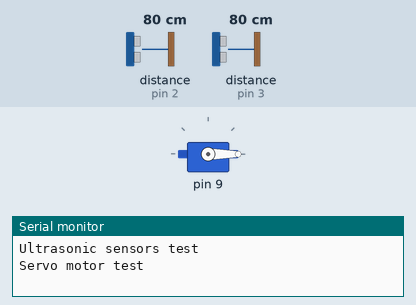
This program was run on a simulated Arduino Uno, built with avr-gcc and run on an emulated ATmega328P. On the bench: servo, the last lines printed to the serial monitor. Inputs (shaded band) come from the test bench; at power-on: distance to the obstacle (sensors on pin 2, pin 3) 80 cm. The echo pulse lasts 58.3 µs per cm.

Above: at 1.2 s.
1.3 s: distance to the obstacle (sensor on pin 2) set to 16 cm
2.8 s: distance to the obstacle (sensor on pin 2) set to 12 cm
At 3.34 s:
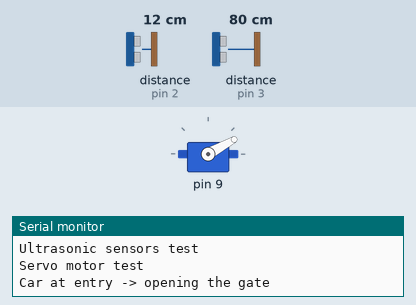
At 5.5 s:
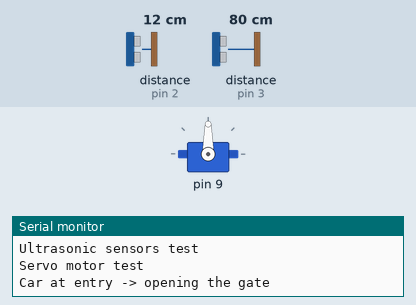
7.4 s: distance to the obstacle (sensor on pin 3) set to 12 cm
9.6 s: distance to the obstacle (sensor on pin 3) set to 16 cm
At 11.13 s:
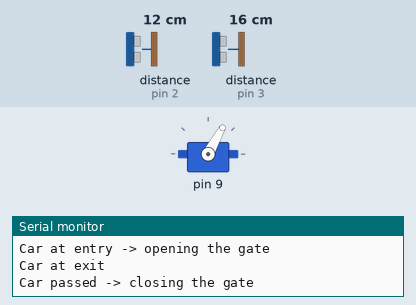
Timing chart, 0 to 13.6 s (numbered marks = the images above; inputs shaded):
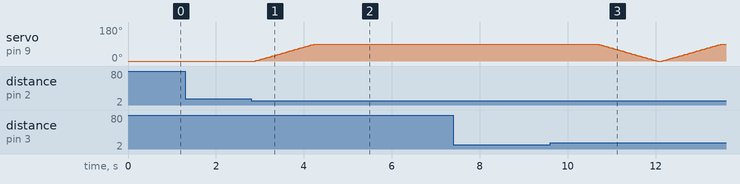

Measured:
- the behaviour switches between 15 and 14 cm on distance to the obstacle (sensor on pin 2) (found by bisection; images 0 and 1)
- after the input at 1.3 s, every drawn part: stays the same
- after the input at 2.8 s, servo on pin 9: moves from 0° to 90° over 1.3 s, starting after 0.09 s

The program:

main.cpp
```cpp
#include <Arduino.h>

#include "ultrasonic.h"
#include "servo_motor.h"

// A car is in front of a sensor if it is closer than this distance (in cm)
#define CAR_DISTANCE  15

bool car_at_entry() {
  int distance = ultrasonic_entry_distance();
  delay(50);  // wait between two measures so the echoes don't mix

  // 0 means "nothing detected"
  return distance > 0 && distance < CAR_DISTANCE;
}

bool car_at_exit() {
  int distance = ultrasonic_exit_distance();
  delay(50);  // wait between two measures so the echoes don't mix

  return distance > 0 && distance < CAR_DISTANCE;
}

void setup() {
  Serial.begin(9600);
  ultrasonic_init();
  servo_motor_init();
}

void loop() {
  // A car wants to enter
  if (car_at_entry()) {
    Serial.println("Car at entry -> opening the gate");
    servo_motor_open_gate();

    // Wait until the car reaches the exit sensor...
    while (!car_at_exit()) {
    }
    Serial.println("Car at exit");

    // ...then wait until it has passed it
    while (car_at_exit()) {
    }

    delay(1000);
    Serial.println("Car passed -> closing the gate");
    servo_motor_close_gate();
  }

  // A car wants to leave
  if (car_at_exit()) {
    Serial.println("Car at exit -> opening the gate");
    servo_motor_open_gate();

    // Wait until the car reaches the entry sensor...
    while (!car_at_entry()) {
    }
    Serial.println("Car at entry");

    // ...then wait until it has passed it
    while (car_at_entry()) {
    }

    delay(1000);
    Serial.println("Car passed -> closing the gate");
    servo_motor_close_gate();
  }
}
```
